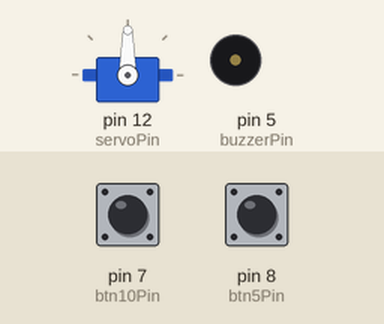
Recording of a sketch running on a simulated Arduino Uno, built with avr-gcc and run on an emulated ATmega328P. On the bench: servo, buzzer (waves = sounding, pin HIGH). Inputs (shaded band) come from the test bench; at power-on: pin 7 (btn10Pin) LOW, pin 8 (btn5Pin) LOW.

Above: at 1.2 s.
1.3 s: pin 7 (btn10Pin) pulled HIGH for 0.15 s
At 1.45 s:
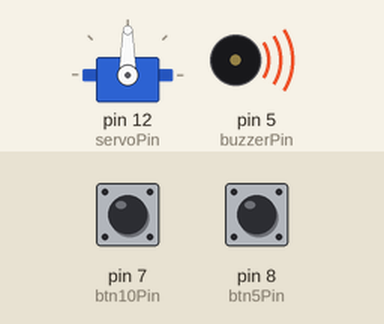
3.5 s: pin 8 (btn5Pin) pulled HIGH for 1 s
At 5.3 s:
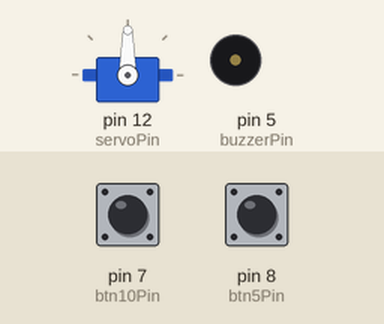
6.5 s: pin 8 (btn5Pin) pulled HIGH for 3.2 s
At 6.65 s:
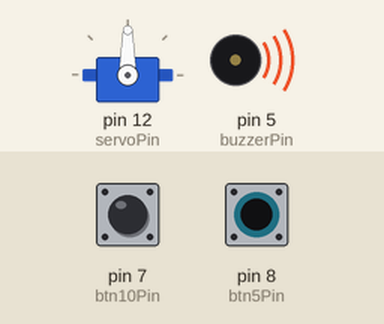
11.2 s: pin 7 (btn10Pin) pulled HIGH for 3.2 s
At 15.1 s:
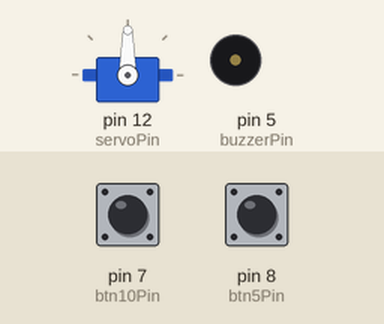
Timing chart, 0 to 16.6 s (numbered marks = the images above; inputs shaded):
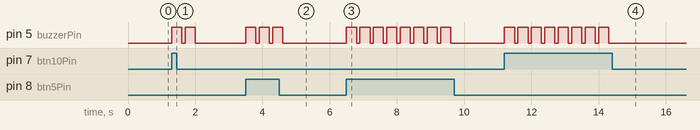

Measured:
- after the input at 1.3 s, pin 5 (buzzerPin): alternates HIGH for 0.30 s and LOW for 0.10 s, 4 changes in all, then stays LOW, starting at once
- after the input at 3.5 s, pin 5 (buzzerPin): alternates HIGH for 0.30 s and LOW for 0.10 s, 6 changes in all, then stays LOW, starting at once
- after the input at 6.5 s, pin 5 (buzzerPin): alternates HIGH for 0.30 s and LOW for 0.10 s, 16 changes in all, then stays LOW, starting at once
- after the input at 11.2 s, pin 5 (buzzerPin): alternates HIGH for 0.30 s and LOW for 0.10 s, 16 changes in all, then stays LOW, starting at once

The sketch:

switch_bot.ino
```cpp
#include <Servo.h>
#define buzzerPin 5

int servoPin = 12;
Servo Servo1;
int btn5Pin = 8;
int btn10Pin = 7;
// int buzzerPin = 5;
int buttonState = 0;
unsigned long startMillis;
unsigned long currentMillis;
unsigned long period;

void setup() {

  Servo1.attach(servoPin);
  startMillis = millis();

  pinMode(btn5Pin, INPUT);
  pinMode(btn10Pin, INPUT);
  pinMode(buzzerPin, OUTPUT);

}

void loop() {

  int buttonFive = digitalRead(btn5Pin);  // read pushbutton value
  int buttonTen = digitalRead(btn10Pin);

  currentMillis = millis();

  if (buttonFive == HIGH) {  //"Five minutes" button is pressed, buzzer will beep once, timer start
    period = 300000;
    startMillis = currentMillis;
    buttonState = 1;
    digitalWrite(buzzerPin, HIGH);
    delay(300);
    digitalWrite(buzzerPin, LOW);
    delay(100);

  }
  if (buttonTen == HIGH) {  //"Ten minutes" button is pressed, buzzer will beep 2 times, timer start

    period = 600000;
    startMillis = currentMillis;
    buttonState = 1;
    digitalWrite(buzzerPin, HIGH);
    delay(300);
    digitalWrite(buzzerPin, LOW);
    delay(100);
    digitalWrite(buzzerPin, HIGH);
    delay(300);
    digitalWrite(buzzerPin, LOW);
    delay(100);

  }
  if (currentMillis - startMillis >= period && buttonState == 1){  //After period has passed, the servo motor will move and turn off the heater switch (and buzzer will beep once)
    Servo1.write(0);
    delay(500);
    Servo1.write(90);
    digitalWrite(buzzerPin, HIGH);
    delay(300);
    digitalWrite(buzzerPin, LOW);
    delay(100);
    buttonState = 0;
    startMillis = currentMillis;
  }

}
```
